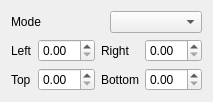
<?xml version="1.0" encoding="UTF-8"?>
<ui version="4.0">
 <class>CgsLedAmbilight</class>
 <widget class="QWidget" name="CgsLedAmbilight">
  <property name="geometry">
   <rect>
    <x>0</x>
    <y>0</y>
    <width>679</width>
    <height>0</height>
   </rect>
  </property>
  <layout class="QGridLayout" name="gridLayout" columnstretch="0,0">
   <item row="1" column="0">
    <widget class="QLabel" name="modeLabel">
     <property name="text">
      <string>Mode</string>
     </property>
    </widget>
   </item>
   <item row="1" column="1">
    <widget class="QComboBox" name="mode"/>
   </item>
   <item row="2" column="0" colspan="2">
    <widget class="QFrame" name="cropFrame">
     <property name="frameShape">
      <enum>QFrame::Shape::NoFrame</enum>
     </property>
     <property name="frameShadow">
      <enum>QFrame::Shadow::Raised</enum>
     </property>
     <layout class="QGridLayout" name="gridLayout2" columnstretch="0,0,0,0,0,0,0,0">
      <property name="leftMargin">
       <number>0</number>
      </property>
      <property name="topMargin">
       <number>0</number>
      </property>
      <property name="rightMargin">
       <number>0</number>
      </property>
      <property name="bottomMargin">
       <number>0</number>
      </property>
      <item row="0" column="0">
       <widget class="QLabel" name="cropLeftLabel">
        <property name="text">
         <string>Left</string>
        </property>
       </widget>
      </item>
      <item row="0" column="1">
       <widget class="QDoubleSpinBox" name="cropLeft" />
      </item>
      <item row="0" column="2">
       <widget class="QLabel" name="cropRightLabel">
        <property name="text">
         <string>Right</string>
        </property>
       </widget>
      </item>
      <item row="0" column="3">
       <widget class="QDoubleSpinBox" name="cropRight" />
      </item>
      <item row="1" column="0">
       <widget class="QLabel" name="cropTopLabel">
        <property name="text">
         <string>Top</string>
        </property>
       </widget>
      </item>
      <item row="1" column="1">
       <widget class="QDoubleSpinBox" name="cropTop" />
      </item>
      <item row="1" column="2">
       <widget class="QLabel" name="cropBottomLabel">
        <property name="text">
         <string>Bottom</string>
        </property>
       </widget>
      </item>
      <item row="1" column="3">
       <widget class="QDoubleSpinBox" name="cropBottom" />
      </item>
     </layout>
    </widget>
   </item>
  </layout>
 </widget>
 <resources/>
 <connections/>
</ui>
